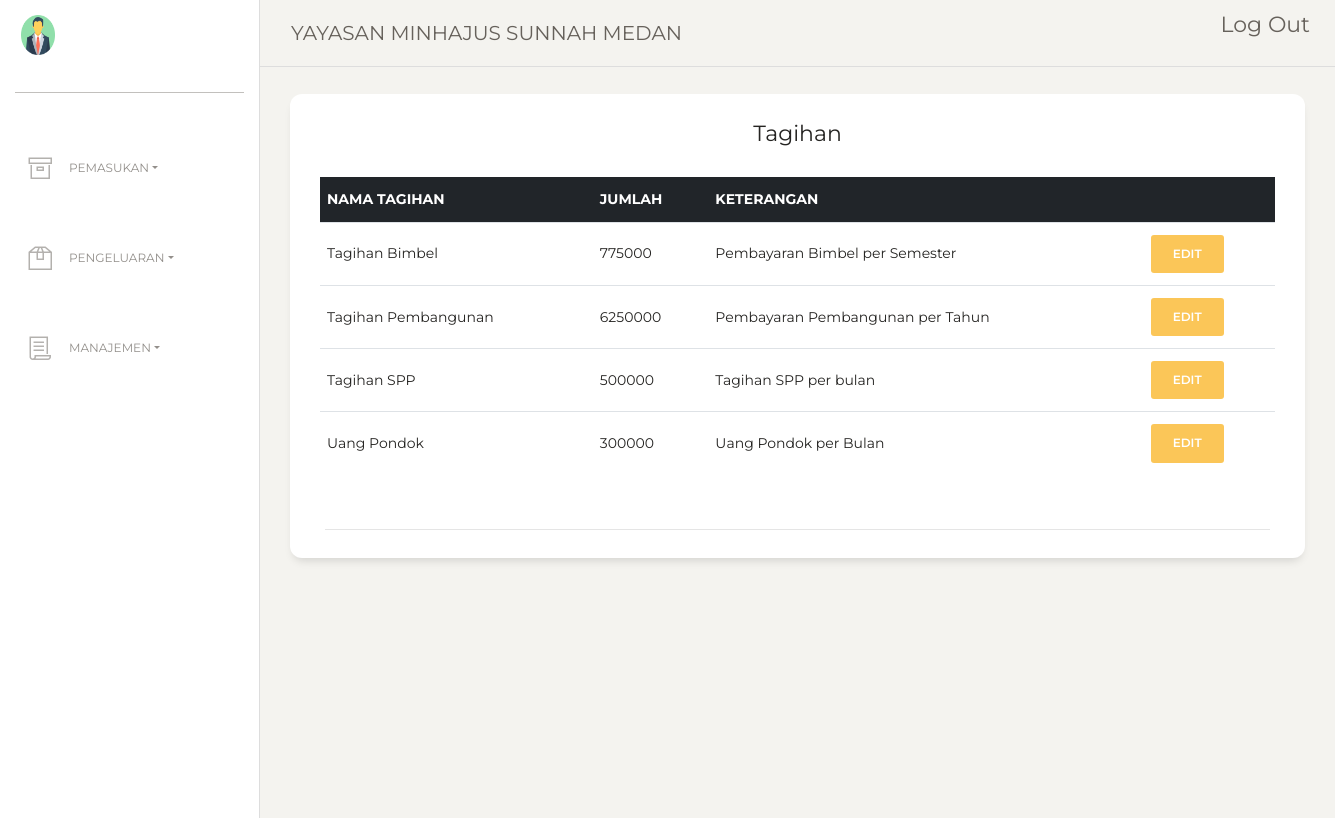
Page /index.php/Pegawai_Controller/tagihan on the committed database.
### tables this page shows
CREATE TABLE `jenis_tagihan` (
  `tagihan_id` int(11) NOT NULL,
  `nama_tagihan` varchar(30) NOT NULL,
  `jumlah` int(11) NOT NULL,
  `keterangan_tagihan` text NOT NULL
);

### application/controllers/Pegawai_Controller.php (called while the page is built, shortened)
<?php
class Pegawai_Controller extends CI_Controller {
	public function __construct(){
		$this->load->database();
		$this->load->model('Main_Model');
		$this->load->model('Pegawai_Model');
		$this->load->model('Login_Model');
	}
	public function tagihan(){
		$data['data'] = $this->Pegawai_Model->lihat_tagihan();
		$this->load->view('Pages/main',$data);
	}
}

### index.php (called while the page is built, shortened)
<?php
require_once BASEPATH.'core/CodeIgniter.php';

### application/models/Pegawai_Model.php (called while the page is built, shortened)
<?php
class Pegawai_Model extends CI_Model {
	public function lihat_tagihan(){
		$result = $result = $this->db->get('jenis_tagihan');
		return $result->result();
	}
}

### application/views/Pages/Content/tagihan.php (the view, shortened to what this page needs)
<div class="row">
          <div class="col-lg-12 col-md-4 col-sm-6">
          </div>
        </div>
        <div class="row">
          <div class="col-md-12">
            <div class="card ">
              <div class="card-header ">
                <h5 class="card-title"><center>Tagihan</center></h5>
              <div class="card-body ">
					<table class="table">
						<thead class="thead-dark">
							<tr>
								<th scope="col">Nama Tagihan</th>
								<th scope="col">Jumlah</th>
								<th scope="col">Keterangan</th>
								<th></th>
							</tr>
						</thead>
						<tbody>
							<?php
								foreach($data as $i){?>
								 <tr>
									<td><?php echo $i->nama_tagihan; ?></td>
									<td><?php echo $i->jumlah; ?></td>
									<td><?php echo $i->keterangan_tagihan; ?></td>
									<td>
										<a class="btn btn-warning" href="<?php echo base_url('index.php/Pegawai_Controller/halaman_edit_uang_buku/').$i->tagihan_id?>">Edit</a>
										</td>
								</tr>
							<?php } ?>
						</tbody>
					</table>
              </div>
              <div class="card-footer ">
                <hr>
              </div>
            </div>
          </div>
        </div>
        </div>

### rows in the picture
jenis_tagihan: nama_tagihan "Tagihan Bimbel", jumlah "775000", keterangan_tagihan "Pembayaran Bimbel per Semester"
jenis_tagihan: nama_tagihan "Tagihan Pembangunan", jumlah "6250000", keterangan_tagihan "Pembayaran Pembangunan per Tahun"
jenis_tagihan: nama_tagihan "Tagihan SPP", jumlah "500000", keterangan_tagihan "Tagihan SPP per bulan"
jenis_tagihan: nama_tagihan "Uang Pondok", jumlah "300000", keterangan_tagihan "Uang Pondok per Bulan"
